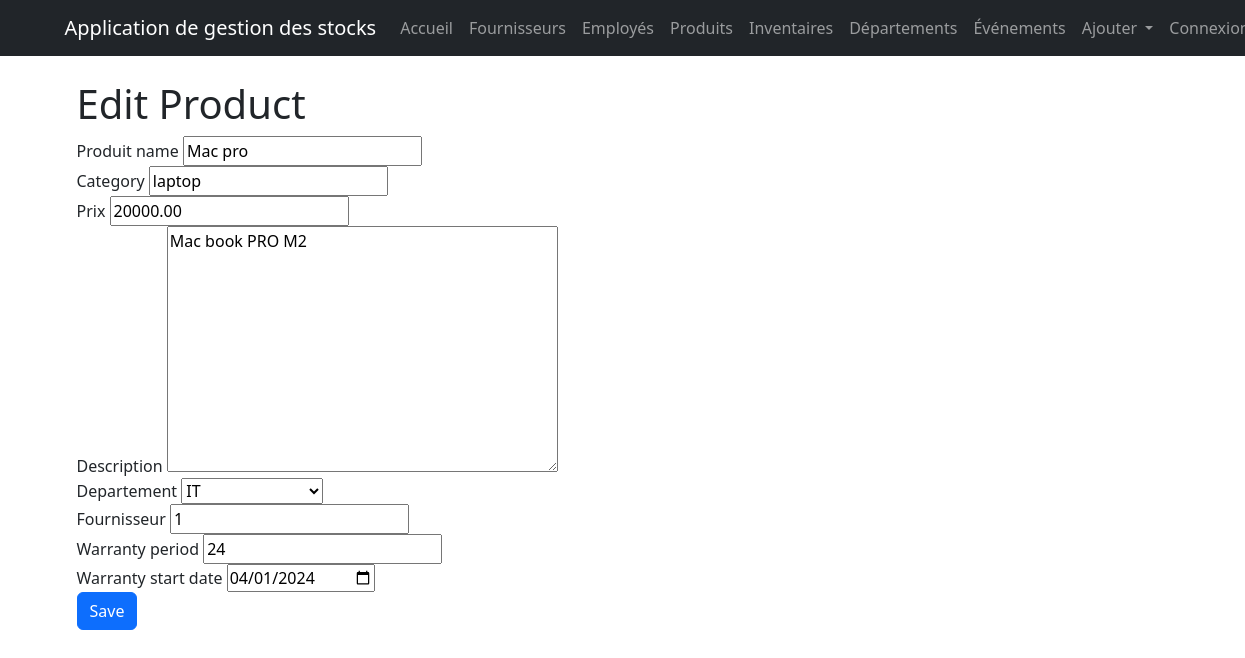
Screenshot of /produits/1/edit/ with the database file from the repository.
### BeyondComV2/models.py (models this page shows, shortened)
class Produit(models.Model):
    produit_id = models.AutoField(primary_key=True)
    produit_name = models.CharField(max_length=100)
    category = models.CharField(max_length=100)
    code_bar = models.CharField(max_length=32, unique=True, editable=False)
    prix = models.DecimalField(max_digits=12, decimal_places=2)
    description = models.TextField()
    fournisseur = models.ForeignKey('Fournisseur', on_delete=models.CASCADE)
    departement = models.ForeignKey('Departement', on_delete=models.SET_NULL, null=True)
    warranty_period = models.IntegerField(null=True, blank=True)  # in months
    warranty_start_date = models.DateTimeField(null=True, blank=True)
    warranty_end_date = models.DateTimeField(null=True, blank=True)
    warranty_isValid = models.BooleanField(default=False)

class Departement(models.Model):
    departement_id = models.AutoField(primary_key=True)
    department_name = models.CharField(max_length=100)
    def __str__(self):
        return self.department_name

### BeyondComV2/views.py (the view)
# urls.py: path('produits/<int:pk>/edit/', produit_update, name='produit_update'),
def produit_update(request, pk):
    produit = get_object_or_404(Produit, pk=pk)
    if request.method == 'POST':
        form = ProduitForm(request.POST, instance=produit)
        if form.is_valid():
            form.save()
            return redirect('produit_list')
    else:
        form = ProduitForm(instance=produit)
    return render(request, 'BeyondComV2/produit_form.html', {'form': form, 'produit': produit})

### BeyondComV2/forms.py
class ProduitForm(forms.ModelForm):
    class Meta:
        model = Produit
        fields = ['produit_name', 'category', 'prix', 'description', 'departement', 'fournisseur', 'warranty_period', 'warranty_start_date']
        widgets = {
            'fournisseur': Select2Widget,  # Apply Select2 to the fournisseur field
            'warranty_start_date': forms.DateInput(attrs={'type': 'date'})  # Change the widget for warranty_start_date to a date input
        }

### BeyondComV2/models.py (called while the page is built)
    def handle_event_pre_date(self):
        try:
            with transaction.atomic():
                products_to_update = self.list_of_products.filter(etat_InOut='IN')
                if products_to_update.exists():
                    for inventaire in products_to_update:
                        inventaire.etat_InOut = 'OUT'
                        inventaire.save()
                    print(f"Products moved OUT for event: {self.event_name}")
                return True
        except Exception as e:
            print(f"Error in handle_event_pre_date: {str(e)}")
            return False

    def handle_event_post_date(self):
        try:
            with transaction.atomic():
                products_to_update = self.list_of_products.filter(etat_InOut='OUT')
                if products_to_update.exists():
                    for inventaire in products_to_update:
                        inventaire.etat_InOut = 'IN'
                        inventaire.save()
                    print(f"Products moved IN for event: {self.event_name}")
                return True
        except Exception as e:
            print(f"Error in handle_event_post_date: {str(e)}")
            return False

    def save(self, *args, **kwargs):
        is_new = self.pk is None
        super().save(*args, **kwargs)
        if is_new:
            current_time = timezone.now()
            if current_time >= self.event_pre_date:
                self.handle_event_pre_date()
            if current_time >= self.event_post_date:
                self.handle_event_post_date()

### BeyondComV2/templates/BeyondComV2/produit_form.html (shortened to what this page needs)
{% extends 'BeyondComV2/base.html' %}
{% block content %}
<div class="container">
    <h1>{{ form.instance.pk|yesno:"Edit Product,Add Product" }}</h1>
    <form method="post" id="produit-form">
        {% for field in form %}
        <div class="form-group">
            <label for="{{ field.id_for_label }}">{{ field.label }}</label>
            {{ field }}
        </div>
        {% endfor %}
        <div class="form-group">
            <button type="submit" class="btn btn-primary">Save</button>
        </div>
    </form>
</div>
{% endblock %}

### rows the page displays
Produit: instance.pk "Edit Product", form "Mac pro" "laptop" "20000.00" "Mac book PRO M2" "1" "24" "04/01/2024"
Departement: form "IT"

### other values shown
{{ field.label }} "Produit name" "Category" "Prix" "Description" "Departement" "Fournisseur" "Warranty period" "Warranty start date"
